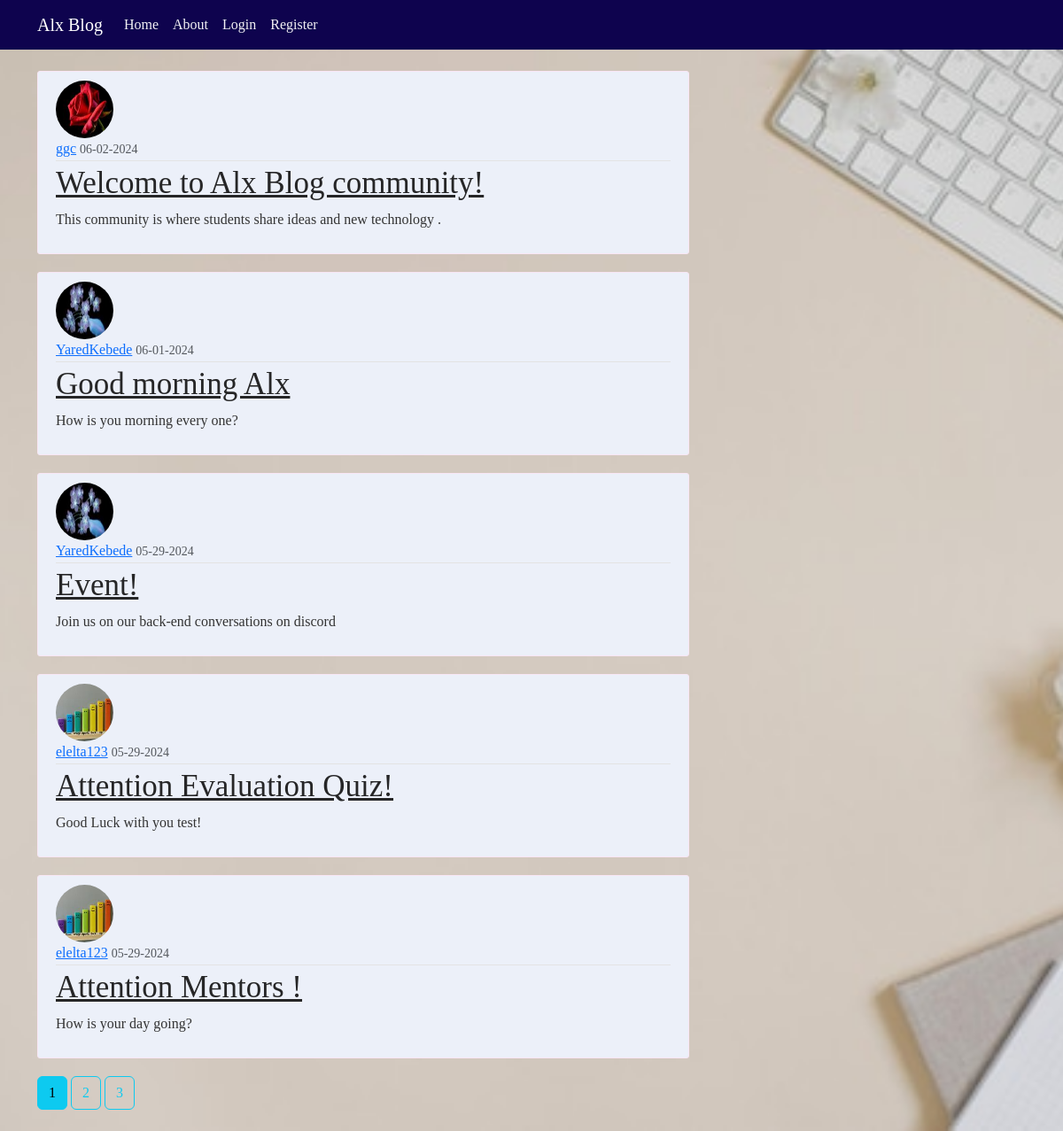
The page /home on the database its author committed.
### alxblog/models.py (models this page shows, shortened)
class Post(db.Model):
    id = db.Column(db.Integer, primary_key=True)
    title = db.Column(db.String(150), nullable=False)
    date_posted = db.Column(db.DateTime, nullable=False, default=datetime.utcnow)
    content = db.Column(db.Text, nullable=False)
    user_id = db.Column(db.Integer, db.ForeignKey('user.id'), nullable=False)

class User(db.Model, UserMixin):
    id = db.Column(db.Integer, primary_key=True)
    username = db.Column(db.String(20), unique=True, nullable=False)
    email = db.Column(db.String(150), unique=True, nullable=False)
    image_file = db.Column(db.String(20), nullable=False, default='default.jpg')
    password = db.Column(db.String(60), nullable=False)
    posts = db.relationship('Post', backref='author', lazy=True)

### alxblog/routes.py (the view)
@app.route("/home")
def home():
    page = request.args.get('page', 1, type=int)
    posts = Post.query.order_by(Post.date_posted.desc()).paginate(page=page, per_page=5)
    return render_template('home.html', posts=posts, title='Home')

### alxblog/templates/home.html
{% extends "layout.html" %}
{% block content %}
{% for post in posts.items %}
 <article class="media content-section">
    <img class="rounded-circle article-img" src="{{ url_for('static', filename='profile_pics/' + post.author.image_file) }}">
    <div class="media-body">
      <div class="article-metadata">
        <a class="mr-2" href="#">{{ post.author.username }}</a>
        <small class="text-muted">{{ post.date_posted.strftime('%m-%d-%Y') }}</small>
      </div>
      <h2><a class="article-title" href="{{ url_for('post', post_id=post.id) }}">{{ post.title }}</a></h2>
      <p class="article-content">{{ post.content }}</p>
    </div>
  </article>
{% endfor %}
{% for page_num in posts.iter_pages(left_edge=1, right_edge=1, left_current=1, right_current=2) %}
{% if page_num %}
{% if posts.page == page_num%}
<a class="btn btn-info mb-4" href="{{ url_for('home', page=page_num) }}">{{ page_num }}</a>
{% else %}
<a class="btn btn-outline-info mb-4" href="{{ url_for('home', page=page_num) }}">{{ page_num }}</a>
{% endif %}
{% else %}
...
{% endif %}
{% endfor %}
{% endblock content %}

### alxblog/templates/layout.html (shortened to what this page needs)
<!DOCTYPE html>
<html>
<head>
    <link href="https://cdn.jsdelivr.net/npm/bootstrap@5.3.3/dist/css/bootstrap.min.css" rel="stylesheet">
    <link rel="stylesheet" type="text/css" href="{{ url_for('static', filename='main.css') }}">
</head>
<body>
    <header class="site-header">
        <nav class="navbar navbar-expand-md navbar-dark bg-steel fixed-top">
          <div class="container">
            <a class="navbar-brand mr-4" href="/">Alx Blog</a>
            <div class="collapse navbar-collapse" id="navbarToggle">
              <div class="navbar-nav mr-auto">
                <a class="nav-item nav-link" href="{{ url_for('home') }}">Home</a>
                <a class="nav-item nav-link" href="{{ url_for('about') }}">About</a>
              </div>
              <div class="navbar-nav">
                {% if current_user.is_authenticated %}
                <a class="nav-item nav-link" href="{{ url_for('new_post') }}">New Post</a>
                <a class="nav-item nav-link" href="{{ url_for('account') }}">Account</a>
                <a class="nav-item nav-link" href="{{ url_for('logout') }}">Logout</a>
                {% else %}
                <a class="nav-item nav-link" href="{{ url_for('login') }}">Login</a>
                <a class="nav-item nav-link" href="{{ url_for('register') }}">Register</a>
                {% endif %}
              </div>
            </div>
          </div>
        </nav>
      </header>
      <main role="main" class="container">
        <div class="row">
          <div class="col-md-8">
            {% block content %}{% endblock %}
          </div>
        </div>
      </main>
</body>
</html>

### alxblog/static/main.css (style rules this page uses)
body { background-image: url('profile_pics/background_pic.jpg'); background-position: center; background-size: cover; font-family: Georgia, 'Times New Roman', Times, serif; font-size: medium; color: #333333; margin-top: 5rem; }
h1, h2, h3, h4, h5, h6 { font-size: 35px; color: #444444; }
.bg-steel { background-color: #0e034e; }
.site-header .navbar-nav .nav-link { color: hsl(260, 11%, 95%); }
.content-section { background: #ecf0f9; padding: 10px 20px; border: 1px solid #f8e6f4; border-radius: 3px; margin-bottom: 20px; }
.article-title { color: #262627; }
.article-content { white-space: pre-line; }
.article-img { height: 65px; width: 65px; margin-right: 16px; }
.article-metadata { padding-bottom: 1px; margin-bottom: 4px; border-bottom: 1px solid #e3e3e3 }

### rows shown on the page
Post: image_file (picture), author.username "ggc", date_posted "06-02-2024", title "Welcome to Alx Blog community!", content "This community is where students share ideas and new technology ."
Post: image_file (picture), author.username "YaredKebede", date_posted "06-01-2024", title "Good morning Alx", content "How is you morning every one?"
Post: image_file (picture), author.username "YaredKebede", date_posted "05-29-2024", title "Event!", content "Join us on our back-end conversations on discord"
Post: image_file (picture), author.username "elelta123", date_posted "05-29-2024", title "Attention Evaluation Quiz!", content "Good Luck with you test!"
Post: image_file (picture), author.username "elelta123", date_posted "05-29-2024", title "Attention Mentors !", content "How is your day going?"

### other values the page prints
{{ page_num }} "1"
{{ page_num }} "2" "3"
